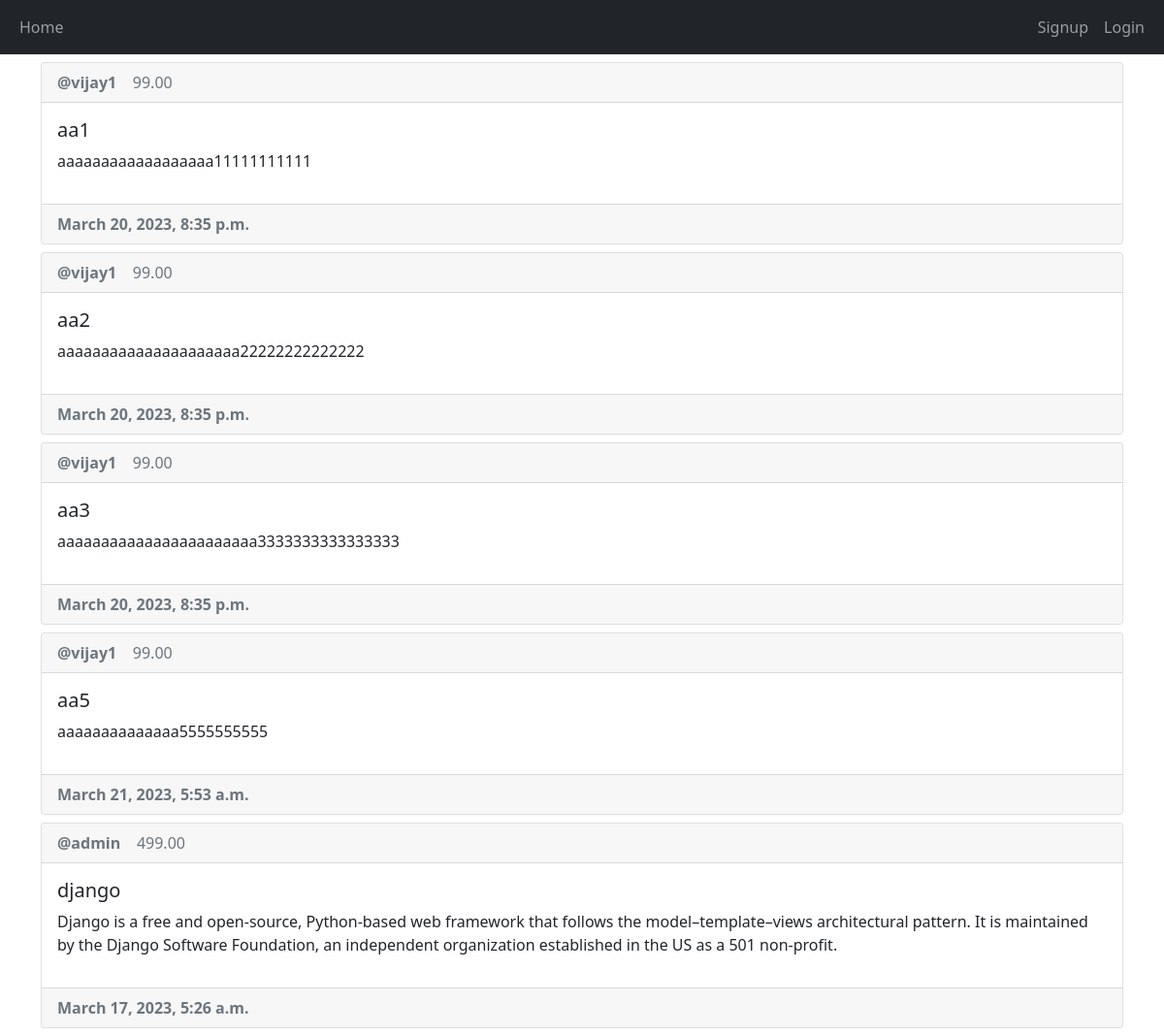
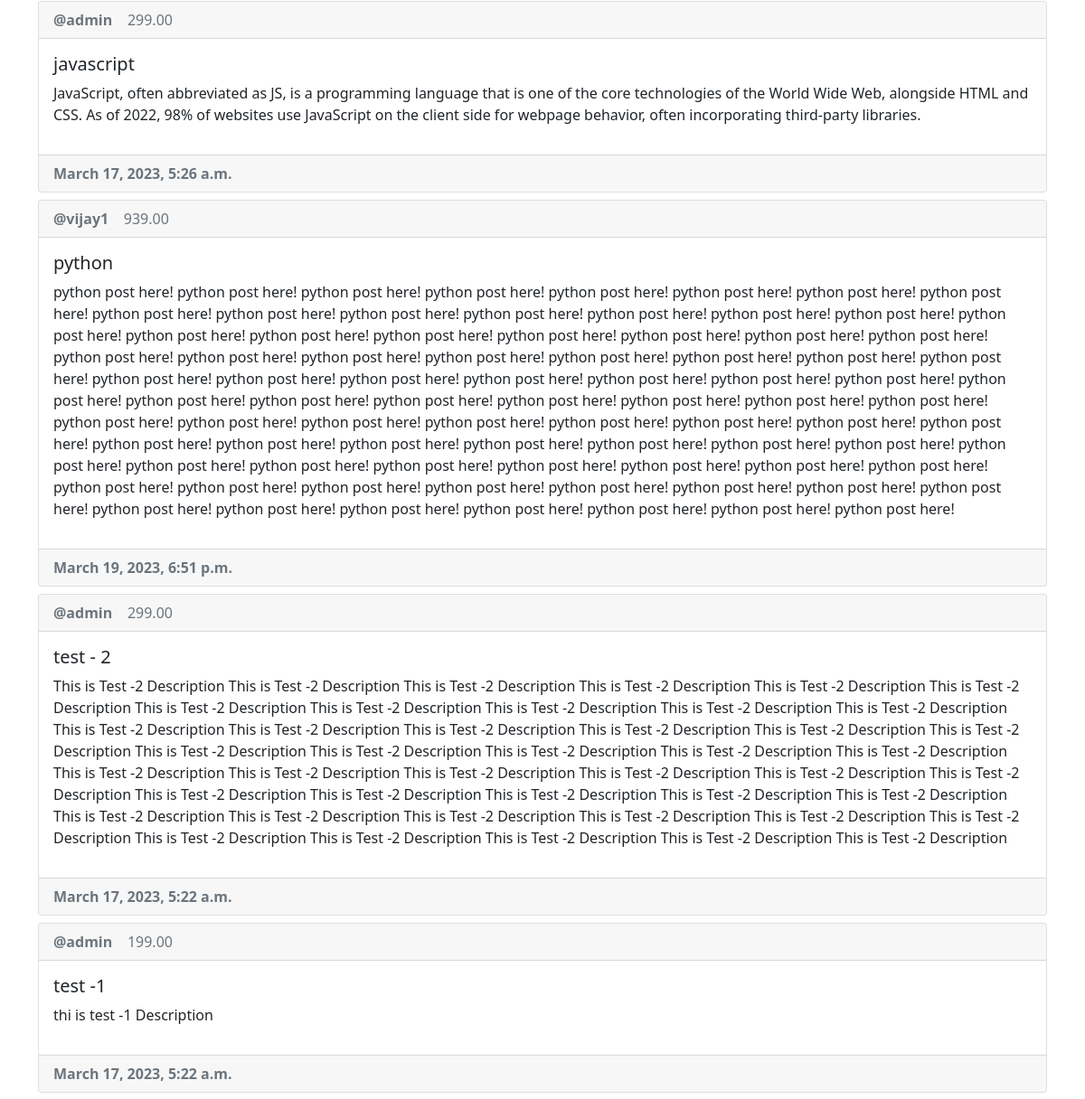
Before: / (upper part) with the older database file (2 pictures, top to bottom).
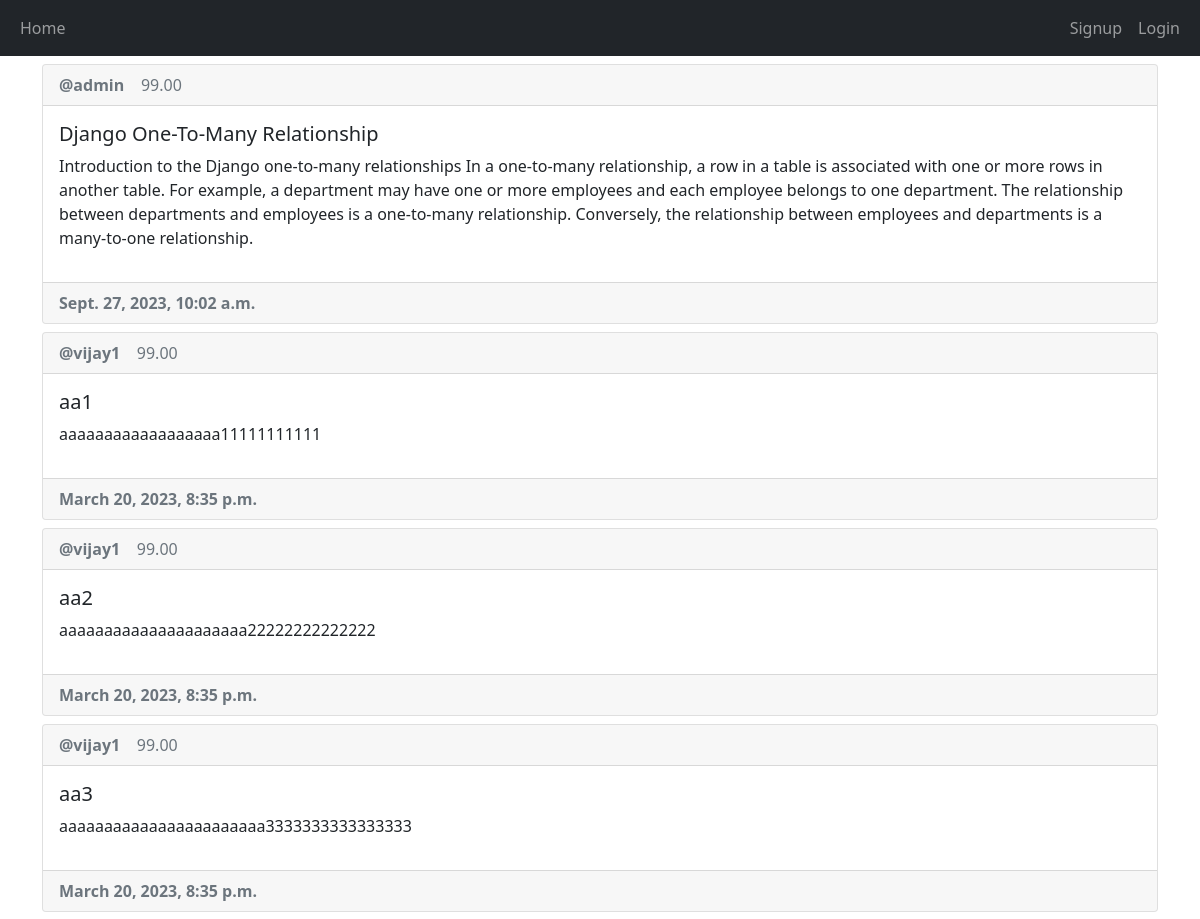
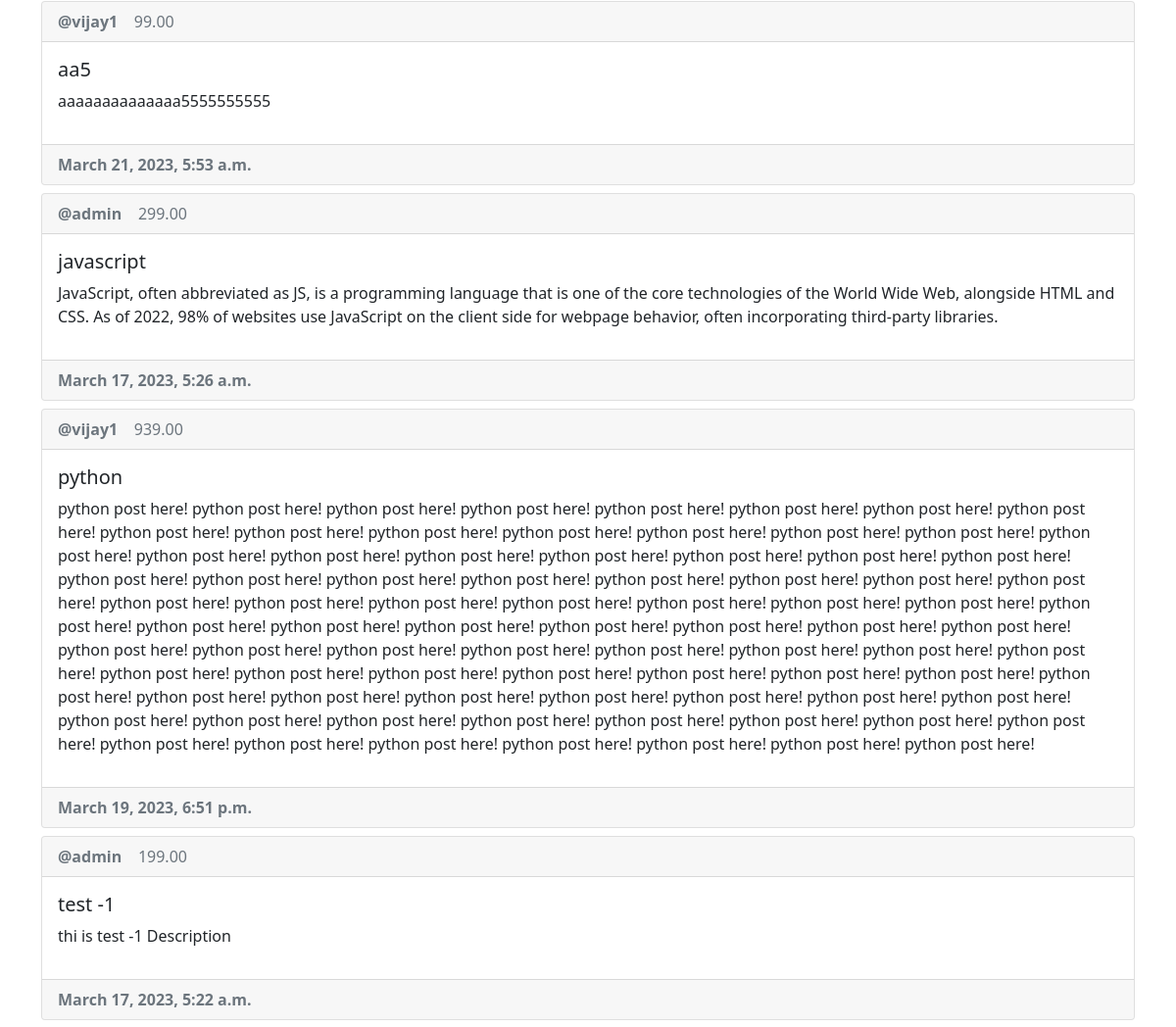
After: the same page with the newer database file (2 pictures, top to bottom).
### main/models.py (models this page shows, shortened)
class Post(models.Model):
    author = models.ForeignKey(User, on_delete=models.CASCADE)
    title = models.CharField(max_length=200)
    description = models.TextField()
    amount = models.DecimalField(max_digits=7, decimal_places=2, default=99, null=False, blank=False)
    created_at = models.DateTimeField(auto_now_add=True)
    updated_at = models.DateTimeField(auto_now=True)

### main/views.py (the view, shortened to what this page needs)
# urls.py: path('', views.home, name='home'),
def home(request):
    posts = Post.objects.all().order_by("title")
    if request.user:
        request.session["cart_count"] = Cart.objects.all().count()
    return render(request, 'main/home.html', {"posts": posts})

### main/templates/main/home.html (shortened to what this page needs)
{% extends 'main/base.html' %}
{% block content %}
{% for post in posts %}
<div class="card mt-2">
  <div class=" card-header text-muted btn-group" role="group" aria-label="Basic example" >
    <div>
      <strong>@{{ post.author.username }}</strong>
    </div>
    <div>
        {{ post.amount}}
    </div>
  </div>
  <div class="card-body d-flex flex-row justify-content-between">
    <div>
      <h5 class="card-title">{{post.title}}</h5>
      <p width='50ch', overflow='hidden'; >{{post.description}}</p>
    </div>
  </div>
  <div class="card-footer text-muted btn-group" role="group" aria-label="Basic example" >
    <div>
    <strong>{{post.created_at}}</strong>
    </div>
  </div>
</div>
{% empty %}
  <p>No posts yet :( </p>
{% endfor %}
{% endblock %}

Changed rows visible on the page:
removed Post: author.username "admin", amount "499.00", title "django", description "Django is a free and open-source, Python-based web framework that follows the model–template–views architectural pattern. It is maintained by the Django Software Foundation, an independent organization established in the US as a 501 non-profit.", created_at "March 17, 2023, 5:26 a.m."
removed Post: author.username "admin", amount "299.00", title "test - 2", description "This is Test -2 Description This is Test -2 Description This is Test -2 Description This is Test -2 Description This is Test -2 Description This is Test -2 Description This is Test -2 Description This is Test -2 Description This is Test -2 Description This is Test -2 Description This is Test -2 Description This is Test -2 Description This is Test -2 Description This is Test -2 Description This is Test -2 Description This is Test -2 Description This is Test -2 Description This is Test -2 Description This is Test -2 Description This is Test -2 Description This is Test -2 Description This is Test -2 Description This is Test -2 Description This is Test -2 Description This is Test -2 Description…", created_at "March 17, 2023, 5:22 a.m."
added Post: author.username "admin", amount "99.00", title "Django One-To-Many Relationship", description "Introduction to the Django one-to-many relationships In a one-to-many relationship, a row in a table is associated with one or more rows in another table. For example, a department may have one or more employees and each employee belongs to one department. The relationship between departments and employees is a one-to-many relationship. Conversely, the relationship between employees and departments is a many-to-one relationship.", created_at "Sept. 27, 2023, 10:02 a.m."
